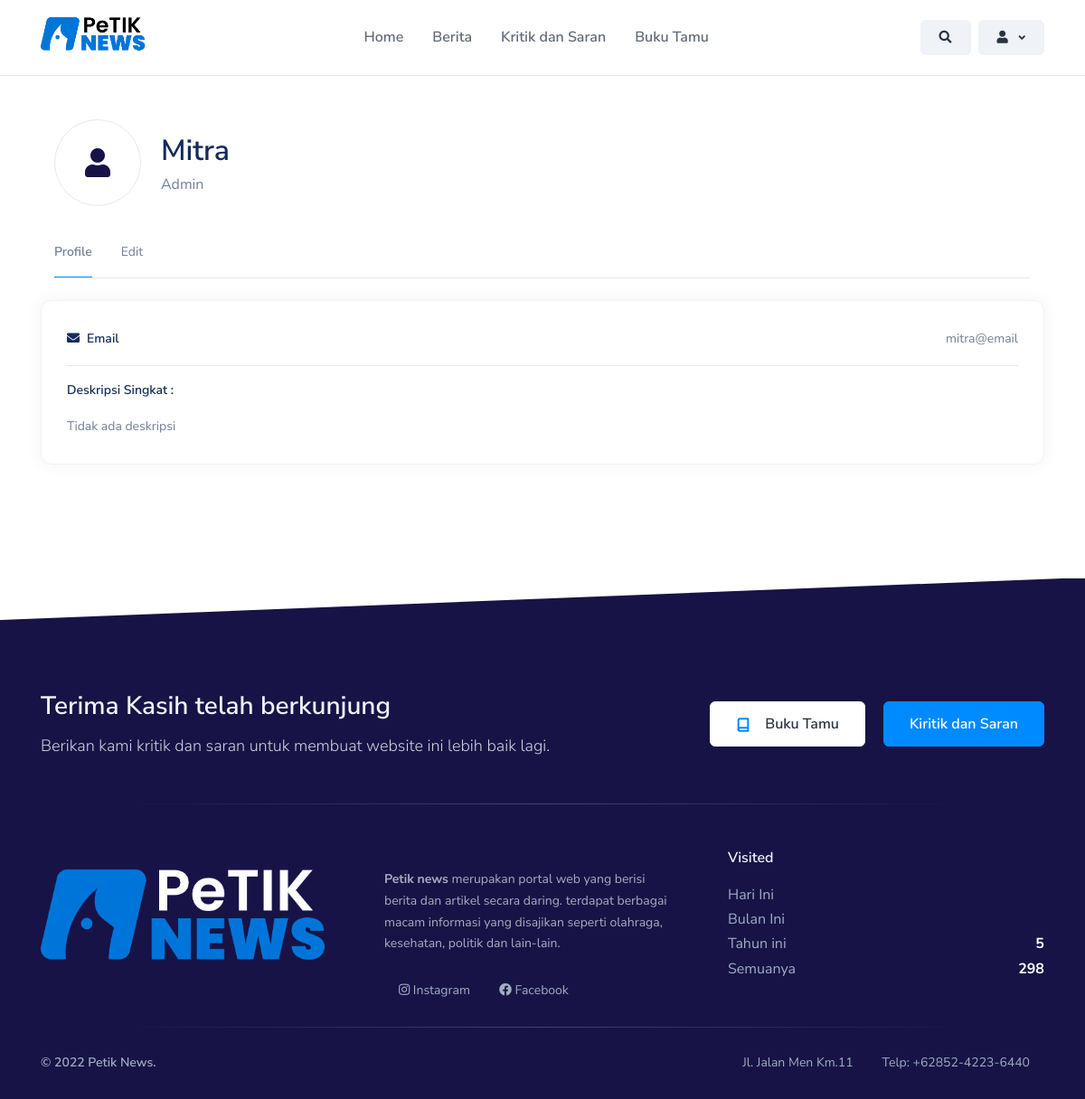
Page /profile (signed in) on the committed database.
### tables this page shows
CREATE TABLE IF NOT EXISTS `user` (
  `id` int(11) NOT NULL AUTO_INCREMENT,
  `nama` varchar(255) DEFAULT NULL,
  `email` varchar(255) DEFAULT NULL,
  `password` text,
  `role` varchar(255) DEFAULT NULL,
  `gambar` varchar(255) DEFAULT NULL,
  `deskripsi` longtext,
  PRIMARY KEY (`id`),
  UNIQUE KEY `email` (`email`)
);

### app/core/Controller.php (called while the page is built, shortened)
<?php
class Controller{
	public function view($view, $data = [])
	{
		require_once '../app/views/' . $view . '.php';
	}
	public function model($model)
	{
		return new $model;
	}
}

### app/controllers/profile.php (called while the page is built, shortened)
<?php
class Profile extends Controller {
    public $user;
	public function __construct(){
		$this->user = $_SESSION['auth']['id'];
	}
    public function index(){
        $data['user'] = $this->model('UserModel')->getById($this->user);
        $data['title'] = 'Halaman Home';
        $this->view('home/profile', $data);
    }
}

### app/core/App.php (called while the page is built, shortened)
<?php
class App{
	protected $method = 'index';
	protected $params = [];
	public function __construct(){
		$this->controller = new $this->controller;
		call_user_func_array([$this->controller, $this->method], $this->params);
	}
}

### public/index.php (called while the page is built, shortened)
<?php
$app = new App;

### app/core/Database.php (called while the page is built, shortened)
<?php
class Database{
	private $host = DB_HOST;
	private $user = DB_USER;
	private $pass = DB_PASS;
	private $dbnm = DB_NAME;
	private $dbh;
	private $stmt;
	public function __construct()
	{
		$dsn = 'mysql:host='. $this->host .';dbname='. $this->dbnm;
		$option = [
			PDO::ATTR_PERSISTENT => true,
			PDO::ATTR_ERRMODE => PDO::ERRMODE_EXCEPTION
		];
		try{
			$this->dbh = new PDO($dsn,$this->user,$this->pass, $option);
		}catch(PDOException $e){
			die($e->getMessage());
		}
	}
	public function query($query)
	{
		$this->stmt = $this->dbh->prepare($query);
	}
	public function bind($param, $value, $type = null){
		if(is_null($type)){
			switch (true) {
				case is_int($value):
					$type = PDO::PARAM_INT;
					break;
			}
		}
		$this->stmt->bindValue($param, $value, $type);
	}
	public function execute()
	{
		$this->stmt->execute();
	}
	public function single()
	{
		$this->execute();
		return $this->stmt->fetch(PDO::FETCH_ASSOC);
	}
}

### app/models/UserModel.php (called while the page is built, shortened)
<?php
class UserModel {
	private $table = 'user';
	private $db;
	public function __construct()
	{
		$this->db = new Database;
	}
	public function getById($id)
	{
		$this->db->query('SELECT * FROM ' . $this->table . ' WHERE id=:id');
		$this->db->bind('id',$id);
		return $this->db->single();
	}
}

### app/views/home/profile.php (the view, shortened to what this page needs)
<section class="slice pt-5 pb-7">
    <div class="container">
        <section>
            <div class="container">
                <div class="row justify-content-center">
                    <div class="col-lg-12">
                        <div class="row align-items-center">
                            <div class="col-auto">
                                <div class="avatar avatar-xl rounded-circle rounded border">
                                    <i class="fa fa-user text-dark h2 mb-0"></i>
                                </div>
                            </div>
                            <div class="col ml-n3 ml-md-n2">
                                <h2 class="mb-0"><?= $data['user']['nama'] ?></h2>
                                <span class="text-muted d-block"><?= ucfirst($data['user']['role']) ?></span>
                            </div>
                        </div>
                        <div class="mt-4">
                            <ul class="nav nav-tabs overflow-x" id="myTabProfile" role="tablist">
                                <li class="nav-item" role="presentation">
                                    <button style="background-color: transparent" class="nav-link active" id="profile-tab" data-toggle="tab" data-target="#profile-pane" type="button" role="tab" aria-controls="profile" aria-selected="true">Profile</button>
                                </li>
                                <li class="nav-item" role="presentation">
                                    <button style="background-color: transparent" class="nav-link" id="edit-tab" data-toggle="tab" data-target="#edit-pane" type="button" role="tab" aria-controls="edit" aria-selected="false">Edit</button>
                                </li>
                            </ul>
                        </div>
                    </div>
                </div>
            </div>
        </section>
        <div class="card card-fluid mt-4">
            <div class="tab-content" id="myTabContent">
                <div class="tab-pane fade show active" id="profile-pane" role="tabpanel" >
                    <div class="card-body">
                        <div class="row align-items-center">
                            <div class="col">
                                <h6 class="text-sm mb-0">
                                    <i class="fas fa-envelope mr-2"></i>Email
                                </h6>
                            </div>
                            <div class="col-auto">
                                <span class="text-sm"><?= $data['user']['email'] ?></span>
                            </div>
                        </div>
                        <hr class="my-3">
                        <div class="row align-items-center">
                            <div class="col">
                                <h6 class="text-sm mb-3">
                                    Deskripsi Singkat :
                                </h6>
                                <span class="text-sm"><?= $data['user']['deskripsi'] ?? 'Tidak ada deskripsi' ?></span>
                            </div>
                        </div>
                    </div>
                </div>
            </div>
        </div>
    </div>
</section>

### rows in the picture
user: nama "Mitra", role "Admin", email "mitra@email", deskripsi "Tidak ada deskripsi"

### other values in the picture
$footer["tahun"]["jumlah"] "5"
$footer["semua"]["jumlah"] "298"
